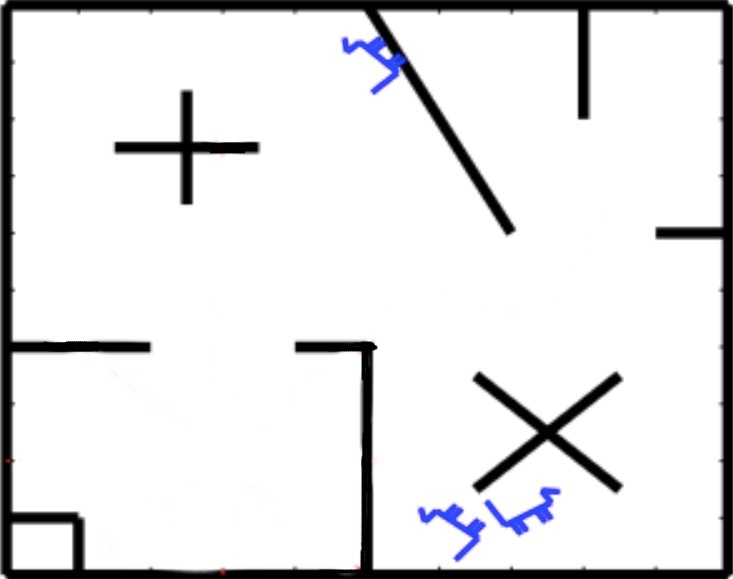
#> input picture Assignment_2/map/map_cats.jpg, 733 x 579 px
$ python create_npy_map.py
#> lines starting #> are read from the running program, lines starting #| are printed output that depends on the picture; after the words box and inside, x2 and y2 are one past the last pixel; in counts of white or black regions, pixels touching at a corner belong together
#!/usr/bin/env/python3

from PIL import Image
import numpy as np
import matplotlib.pyplot as plt
import skimage.morphology as mp

"""
File for create a binary np array map from a image
"""

# Load the image
image = Image.open('map_cats.jpg')
#> image is the input picture: PIL image 733x579 RGB; mean R, G, B 227.1, 227.1, 228.4

# Convert the image to grayscale
gray_image = image.convert('L')

# Convert the grayscale image to a NumPy array
image_array = np.array(gray_image)

# Threshold the array to set black pixels to 1 and white pixels to 0
binary_array = (image_array < 200).astype(np.uint8)
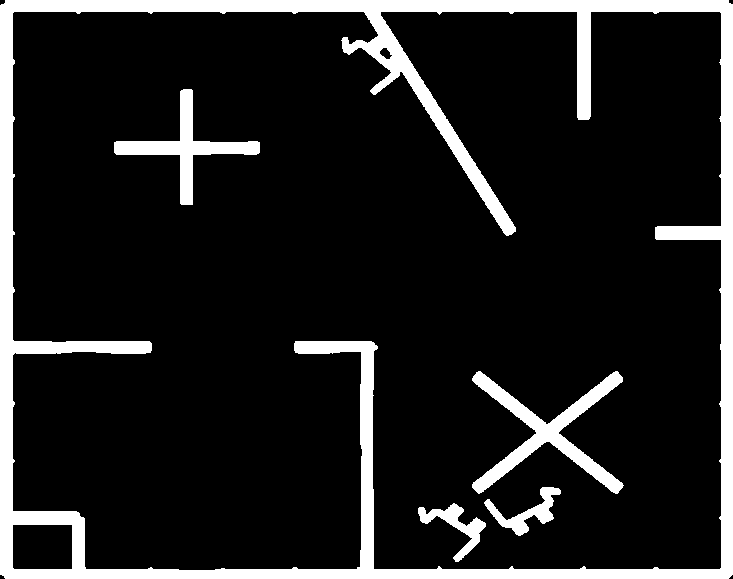
#> binary_array: shape (579, 733); values 0 (black) and 1 (white), 12.8% white; 5 white regions, box (x1, y1, x2, y2) and area: (0, 0, 733, 579) 44120, (472, 371, 624, 494) 4701, (114, 89, 260, 205) 3282, (484, 487, 561, 536) 1169, (418, 503, 486, 562) 1161

# Save the binary array as an NPY file
np.save('binary_image_cats.npy', binary_array)

# Load the binary array
binary_array = np.load('binary_image_cats.npy')

# Plot image
plt.imshow(binary_array, cmap='Greys')
plt.show()

$ run again, with Assignment_2/map/map.jpg copied over Assignment_2/map/map_cats.jpg
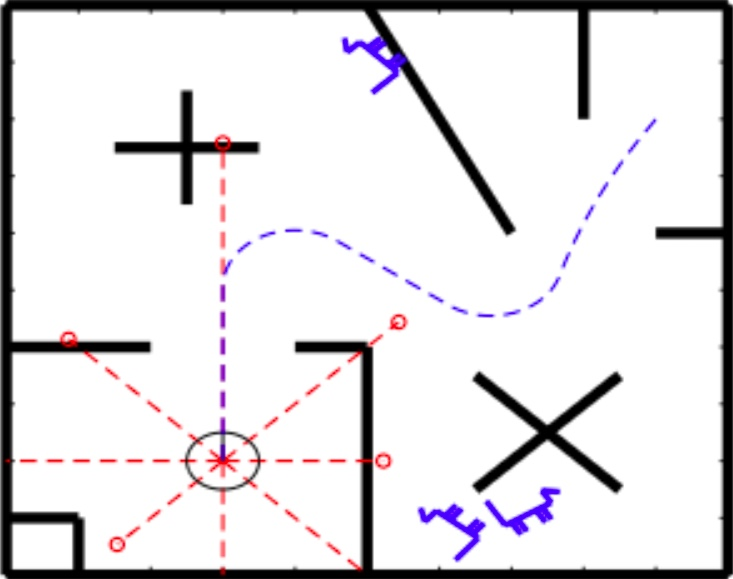
#> input picture Assignment_2/map/map.jpg, 733 x 579 px
#> image is the input picture: PIL image 733x579 RGB; mean R, G, B 226.2, 223.7, 226.3
#> `gray_image = image.convert('L')`:
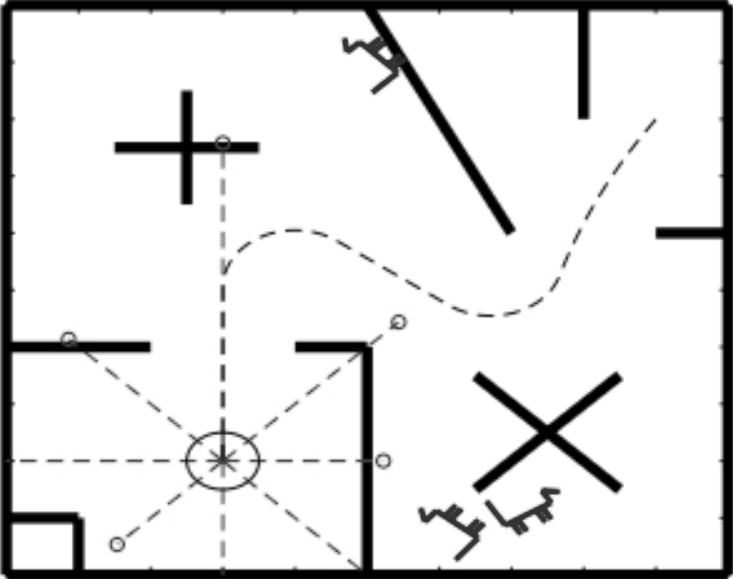
#> gray_image: PIL image 733x579 L; min 0, max 255, mean 224.8
#> `binary_array = (image_array < 200).astype(np.uint8)`:
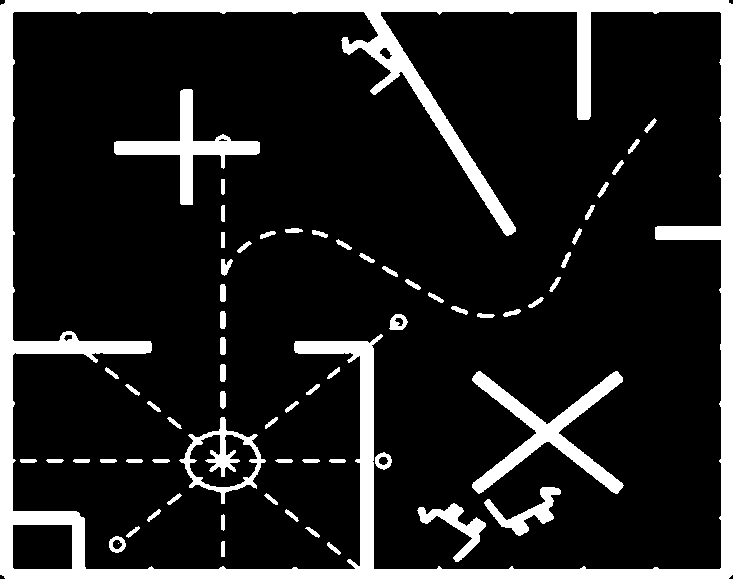
#> binary_array: shape (579, 733); values 0 (black) and 1 (white), 14.6% white; 66 white regions (1 under 20 px), largest, box (x1, y1, x2, y2) and area: (0, 0, 733, 579) 44856, (472, 371, 624, 494) 4701, (114, 89, 260, 205) 3474
